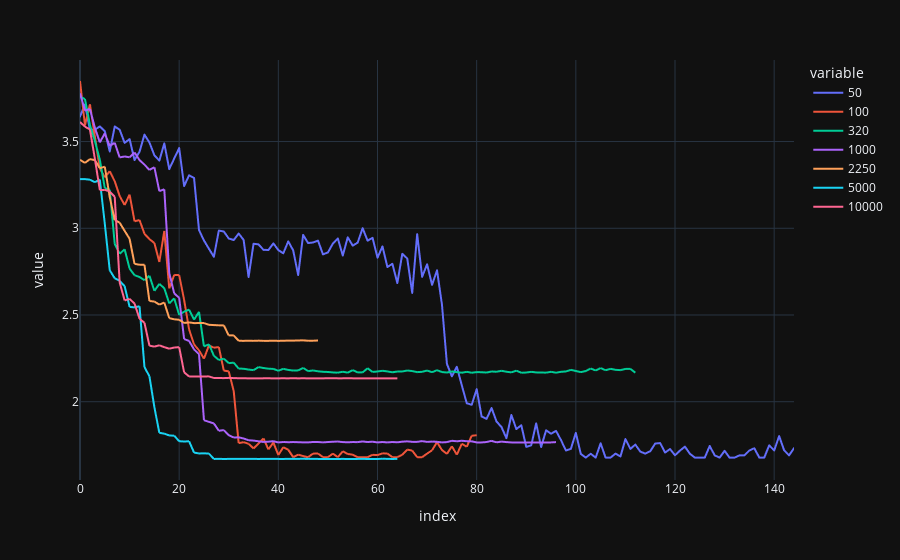

The notebook cell saved with this chart:
### Code cell
px.line(roto88df, template = 'plotly_dark')

### Figure 1 — Plotly figure (JSON) as saved in the notebook; plotly's stock layout.template omitted (floating-point values rounded to 4 significant figures; data arrays with more than 128 entries replaced by an {"elided": "..."} marker saying what was removed)
{"data": [{"hovertemplate": "variable=50<br>index=%{x}<br>value=%{y}<extra></extra>", "legendgroup": "50", "line": {"color": "#636efa", "dash": "solid"}, "marker": {"symbol": "circle"}, "mode": "lines", "name": "50", "showlegend": true, "type": "scattergl", "x": {"elided": "145 int values"}, "xaxis": "x", "y": {"elided": "145 float values"}, "yaxis": "y"}, {"hovertemplate": "variable=100<br>index=%{x}<br>value=%{y}<extra></extra>", "legendgroup": "100", "line": {"color": "#EF553B", "dash": "solid"}, "marker": {"symbol": "circle"}, "mode": "lines", "name": "100", "showlegend": true, "type": "scattergl", "x": {"elided": "145 int values"}, "xaxis": "x", "y": {"elided": "145 float values"}, "yaxis": "y"}, {"hovertemplate": "variable=320<br>index=%{x}<br>value=%{y}<extra></extra>", "legendgroup": "320", "line": {"color": "#00cc96", "dash": "solid"}, "marker": {"symbol": "circle"}, "mode": "lines", "name": "320", "showlegend": true, "type": "scattergl", "x": {"elided": "145 int values"}, "xaxis": "x", "y": {"elided": "145 float values"}, "yaxis": "y"}, {"hovertemplate": "variable=1000<br>index=%{x}<br>value=%{y}<extra></extra>", "legendgroup": "1000", "line": {"color": "#ab63fa", "dash": "solid"}, "marker": {"symbol": "circle"}, "mode": "lines", "name": "1000", "showlegend": true, "type": "scattergl", "x": {"elided": "145 int values"}, "xaxis": "x", "y": {"elided": "145 float values"}, "yaxis": "y"}, {"hovertemplate": "variable=2250<br>index=%{x}<br>value=%{y}<extra></extra>", "legendgroup": "2250", "line": {"color": "#FFA15A", "dash": "solid"}, "marker": {"symbol": "circle"}, "mode": "lines", "name": "2250", "showlegend": true, "type": "scattergl", "x": {"elided": "145 int values"}, "xaxis": "x", "y": {"elided": "145 float values"}, "yaxis": "y"}, {"hovertemplate": "variable=5000<br>index=%{x}<br>value=%{y}<extra></extra>", "legendgroup": "5000", "line": {"color": "#19d3f3", "dash": "solid"}, "marker": {"symbol": "circle"}, "mode": "lines", "name": "5000", "showlegend": true, "type": "scattergl", "x": {"elided": "145 int values"}, "xaxis": "x", "y": {"elided": "145 float values"}, "yaxis": "y"}, {"hovertemplate": "variable=10000<br>index=%{x}<br>value=%{y}<extra></extra>", "legendgroup": "10000", "line": {"color": "#FF6692", "dash": "solid"}, "marker": {"symbol": "circle"}, "mode": "lines", "name": "10000", "showlegend": true, "type": "scattergl", "x": {"elided": "145 int values"}, "xaxis": "x", "y": {"elided": "145 float values"}, "yaxis": "y"}], "layout": {"legend": {"title": {"text": "variable"}, "tracegroupgap": 0}, "margin": {"t": 60}, "xaxis": {"anchor": "y", "domain": [0, 1], "title": {"text": "index"}}, "yaxis": {"anchor": "x", "domain": [0, 1], "title": {"text": "value"}}}}
